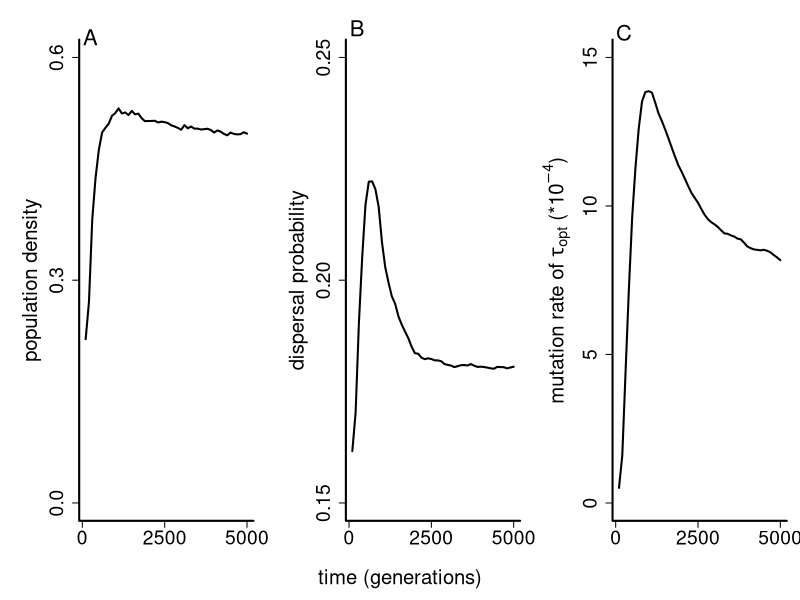

Write R code to recreate this figure.
dens <- as.matrix(read.table("processed_results/dens.txt"))
disp <- as.matrix(read.table("processed_results/disp.txt"))
evol <- as.matrix(read.table("processed_results/evol.txt"))

tmax <- dim(dens)[[1]]

dens_t <- numeric()
disp_t <- numeric()
evol_t <- numeric()

for (t in 1:tmax) {
  dens_t[t] <- mean(dens[t,],na.rm=T)
  disp_t[t] <- mean(disp[t,],na.rm=T)
  evol_t[t] <- 10000*10^-mean(evol[t,],na.rm=T)
}

ts <- 1:50*100

x11(width=10,height=3.75)
par(mfrow=c(1,3),bty="l",mar=c(1,6,3,1),oma=c(5,0,0,0),lwd=2,cex.axis=1.75,cex.lab=1.85)

plot(1,1,type="n",xlim=range(ts),ylim=c(0,0.6),xlab="",ylab="population density",yaxt="n",xaxt="n")
axis(side=1,at=c(0,2500,5000))
axis(side=2,at=c(0,0.3,0.6))
lines(dens_t~ts)
text(250,par("usr")[[4]]*1.005,"A",xpd=T,cex=2)

plot(1,1,type="n",xlim=range(ts),ylim=c(0.15,0.25),xlab="",ylab="dispersal probability",yaxt="n",xaxt="n")
axis(side=1,at=c(0,2500,5000))
axis(side=2,at=c(0.15,0.2,0.25))
lines(disp_t~ts)
text(250,par("usr")[[4]]*1.01,"B",xpd=T,cex=2)

plot(1,1,type="n",xlim=range(ts),ylim=c(0.0,15),xlab="",ylab=expression(paste("mutation rate of ",tau[opt]," (*",10^-4,")",sep="")),yaxt="n",xaxt="n")
axis(side=1,at=c(0,2500,5000))
axis(side=2,at=c(0,5,10,15))
lines(evol_t~ts)
text(250,par("usr")[[4]]*1.015,"C",xpd=T,cex=2)


title(xlab="time (generations)",outer=T)

dev.copy2eps(file="figure4a.eps",title="Cobben & Kubisch - Figure 4a")
